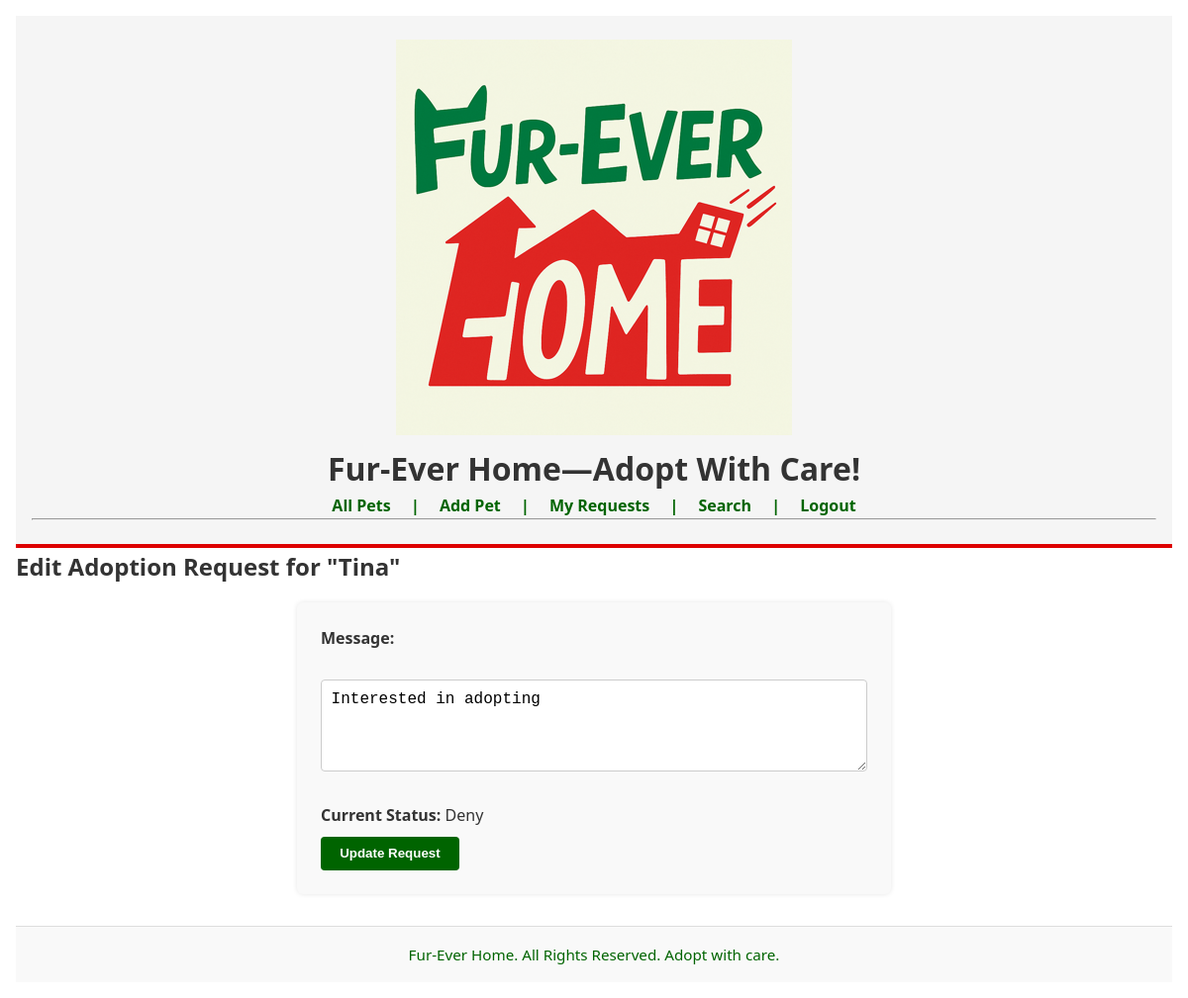
Screenshot of /edit_request/2 (signed in) with the database file from the repository.
### tables this page shows
CREATE TABLE Pets (
                        id INTEGER PRIMARY KEY AUTOINCREMENT,
                        name TEXT NOT NULL,
                        species TEXT NOT NULL,
                        breed TEXT,
                        age_years INTEGER,
                        age_months INTEGER,
                        description TEXT,
                        owner_id INTEGER, photo TEXT,
                        FOREIGN KEY(owner_id) REFERENCES Users(id)
                   );

CREATE TABLE AdoptionRequests (
                        id INTEGER PRIMARY KEY AUTOINCREMENT,
                        pet_id INTEGER,
                        user_id INTEGER,
                        message TEXT,
                        status TEXT, response_message TEXT, chat_enable INTEGER DEFAULT 0,
                        FOREIGN KEY(pet_id) REFERENCES Pets(id),
                        FOREIGN KEY(user_id) REFERENCES Users(id)
                   );

### app.py (the view, shortened to what this page needs)
@app.route("/edit_request/<int:request_id>", methods=["GET", "POST"])
@login_required
def edit_request(request_id):
    conn = sqlite3.connect("database.db")
    conn.row_factory = sqlite3.Row
    cur = conn.cursor()
    cur.execute("""
        SELECT ar.*, p.name AS pet_name
        FROM AdoptionRequests ar
        JOIN Pets p ON ar.pet_id = p.id
        WHERE ar.id = ? AND ar.user_id = ?
    """, (request_id, session["user_id"]))
    req = cur.fetchone()
    if not req:
        conn.close()
        return render_template("404.html"), 404
    conn.close()
    return render_template("edit_request.html", req=req)

### app.py (called while the page is built)
def login_required(f):
    @wraps(f)
    def wrapper(*args, **kwargs):
        if "user_id" not in session:
            flash("You must be logged in to view this page.", "error")
            return redirect(url_for("login"))
        return f(*args, **kwargs)
    return wrapper

### templates/edit_request.html (shortened to what this page needs)
{% extends "base.html" %}
{% block content %}
    <h2>Edit Adoption Request for "{{ req.pet_name }}"</h2>
    <form method="post">
        <p>
            <label for="message">Message:</label><br>
            <textarea name="message" id="message" rows="4" required>{{ req.message }}</textarea>
        </p>
        <p><strong>Current Status:</strong> {{ req.status }}</p>
        <button type="submit">Update Request</button>
    </form>
{% endblock %}

### static/styles.css (style rules this page uses)
* { margin: 0; padding: 0; box-sizing: border-box; }
body { font-family: 'Segoe UI', sans-serif; background-color: #fff; color: #333; line-height: 1.6; padding: 1rem; }
form { background: #f9f9f9; padding: 1.5rem; margin-top: 1rem; border-radius: 6px; box-shadow: 0 0 5px rgba(0,0,0,0.1); max-width: 600px; margin-left: auto; margin-right: auto; }
form p { margin-bottom: 0.5rem; }
form label { display: block; font-weight: bold; margin-bottom: 0.2rem; }
form input[type="text"], form input[type="email"], form input[type="password"], form input[type="number"], form textarea { width: 100%; padding: 0.6rem; font-size: 1rem; margin-bottom: 1rem; border: 1px solid #ccc; border-radius: 4px; }
form button { background-color: #006400; color: white; padding: 0.6rem 1.2rem; border: none; border-radius: 4px; cursor: pointer; font-weight: bold; }

### rows the page displays
Pets: pet_name "Tina"
AdoptionRequests: message "Interested in adopting", status "Deny"
